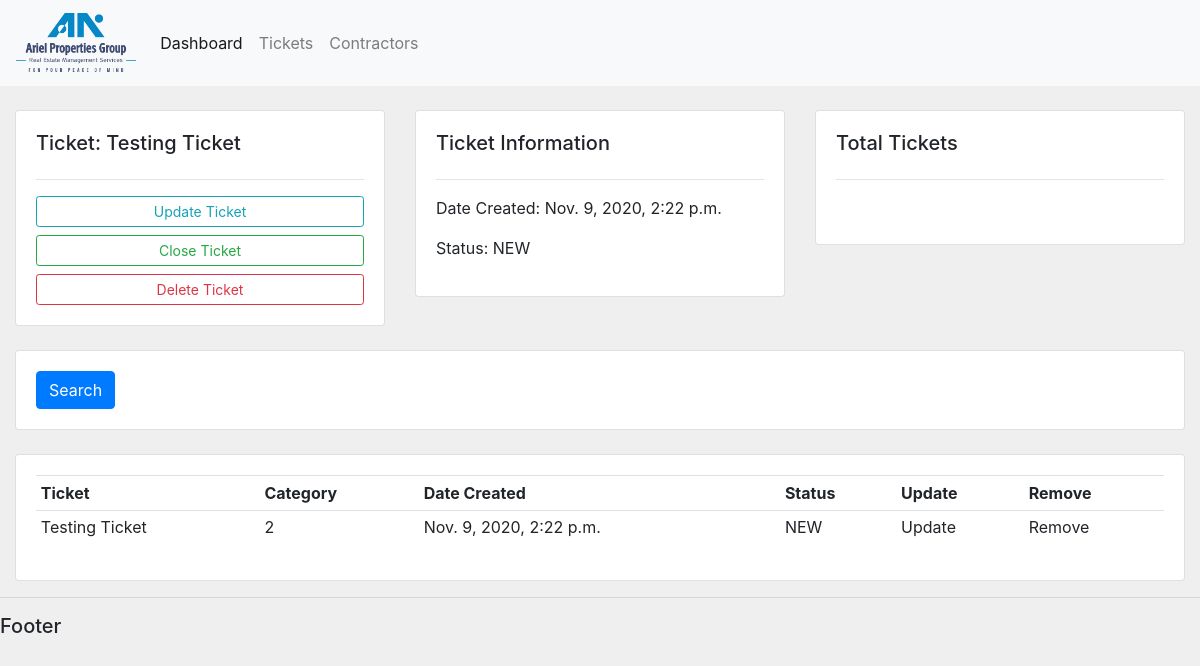
The page /tickets/1/ on the database its author committed.
### accounts/models.py (models this page shows, shortened)
class Ticket(models.Model):
    ticket = models.CharField(max_length=100, null=False)
    CATEGORY_CHOICES = [
        ('1', 'איטום'),
        ('2', 'אינסטלציה'),
        ('3', 'אקוסטיקה'),
        ('4', 'ביטחון'),
        ('5', 'בטיחות - אש'),
        ('6', 'בטיחות - אתר'),
        ('7', 'בינוי'),
        ('8', 'חשמל'),
        ('9', 'מיזוג אוויר'),
        ('10', 'נגישות'),
        ('11', 'ניקיון'),
        ('12', 'תאורה'),
        ('13', 'תקשורת')
    ]
    category = models.CharField(max_length=2, choices=CATEGORY_CHOICES, default='1')
    LOCATION_CHOICES = [
        ('P5', 'Parking 5'),
        ('P4', 'Parking 4'),
        ('P3', 'Parking 3'),
        ('P2', 'Parking 2'),
        ('P1', 'Parking 1'),
        ('GRND', 'Ground'),
        ('F1', 'Floor 1'),
        ('F2', 'Floor 2'),
        ('F3', 'Floor 3'),
        ('F4', 'Floor 4'),
        ('F5', 'Floor 5'),
        ('F6', 'Floor 6'),
        ('F7', 'Floor 7'),
        ('F8', 'Floor 8'),
        ('ROOF', 'Roof')
    ]
    location = models.CharField(max_length=4, choices=LOCATION_CHOICES, default='GRND')
    STATUS_CHOICES = [
        ('NEW', 'New'),
        ('WTNG', 'Waiting'),
        ('OPEN', 'Opened'),
        ('RSPD', 'Responded'),
        ('NATN', 'Needs Attention'),
        ('CLSD', 'Closed')
    ]
    status = models.CharField(max_length=4, choices=STATUS_CHOICES, default='NEW')
    priority = models.IntegerField(null=False, default=1)
    contractor = models.ForeignKey(Contractor, null=True, on_delete=models.SET_NULL)
    date_created = models.DateTimeField(auto_now_add=True, null=False)
    date_last_update = models.DateTimeField(null=True)
    date_closed = models.DateTimeField(null=True)

### accounts/views.py (the view)
# urls.py: path('tickets/<str:pk_id>/', views.tickets),
def tickets(request, pk_id):
    ticket = Ticket.objects.get(id=pk_id)
    context = {
        'ticket': ticket
    }
    return render(request, 'accounts/tickets.html', context)

### accounts/templates/accounts/tickets.html
{% extends 'accounts/main.html' %}
{% block content %}
<div class="container-fluid">
    <div class="row">
        <div class="col-md-4 col-xs-12">
            <div class="card card-body">
                <h5>Ticket: {{ticket.ticket}}</h5>
                <hr>
                <a class="btn btn-outline-info btn-sm btn-block" href="">Update Ticket</a>
                <a class="btn btn-outline-success btn-sm btn-block" href="">Close Ticket</a>
                <a class="btn btn-outline-danger btn-sm btn-block" href="">Delete Ticket</a>
            </div>
        </div>
        <div class="col-md-4 col-xs-12">
            <div class="card card-body">
                <h5>Ticket Information</h5>
                <hr>
                <p>Date Created: {{ticket.date_created}}</p>
                <p>Status: {{ticket.status}}</p>
            </div>
        </div>
        <div class="col-md-4 col-xs-12">
            <div class="card card-body">
                <h5>Total Tickets</h5>
                <hr>
                <h1 style="text-align: center; padding: 10px;"></h1>
            </div>
        </div>
    </div>
</div>
<br>
<div class="container-fluid">
    <div class="row">
        <div class="col-md-12 col-xs-12">
            <div class="card card-body">
                <form method="POST" action="" name="search-form">
                    <input type="submit" class="btn btn-primary" value="Search" />
                </form>
            </div>
        </div>
    </div>
</div>
<br>
<div class="container-fluid">
    <div class="row">
        <div class="col-md-12 col-xs-12">
            <div class="card card-body">
                <table class="table table-sm">
                    <tr>
                        <th>Ticket</th>
                        <th>Category</th>
                        <th>Date Created</th>
                        <th>Status</th>
                        <th>Update</th>
                        <th>Remove</th>
                    </tr>
                    <tr>
                        <td>{{ticket.ticket}}</td>
                        <td>{{ticket.category}}</td>
                        <td>{{ticket.date_created}}</td>
                        <td>{{ticket.status}}</td>
                        <td>Update</td>
                        <td>Remove</td>
                    </tr>
                </table>
            </div>
        </div>
    </div>
</div>
{% endblock %}

### static/css/style.css (style rules this page uses)
body { background-color: #efefef; }

### rows shown on the page
Ticket: ticket "Testing Ticket", date_created "Nov. 9, 2020, 2:22 p.m.", status "NEW", category "2"
